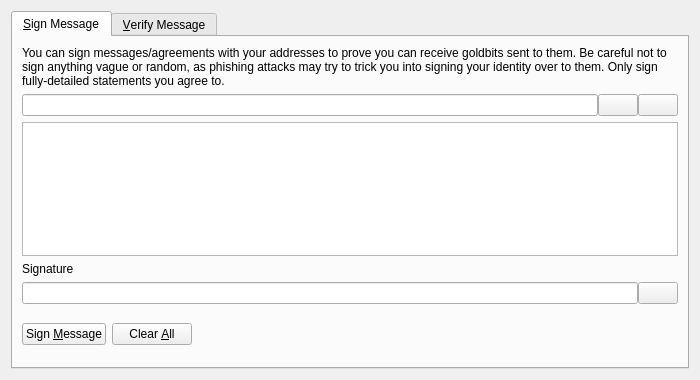
<?xml version="1.0" encoding="UTF-8"?>
<ui version="4.0">
 <class>SignVerifyMessageDialog</class>
 <widget class="QDialog" name="SignVerifyMessageDialog">
  <property name="geometry">
   <rect>
    <x>0</x>
    <y>0</y>
    <width>700</width>
    <height>380</height>
   </rect>
  </property>
  <property name="windowTitle">
   <string>Signatures - Sign / Verify a Message</string>
  </property>
  <property name="modal">
   <bool>true</bool>
  </property>
  <layout class="QVBoxLayout" name="verticalLayout">
   <item>
    <widget class="QTabWidget" name="tabWidget">
     <property name="currentIndex">
      <number>0</number>
     </property>
     <widget class="QWidget" name="tabSignMessage">
      <attribute name="title">
       <string>&amp;Sign Message</string>
      </attribute>
      <layout class="QVBoxLayout" name="verticalLayout_SM">
       <item>
        <widget class="QLabel" name="infoLabel_SM">
         <property name="text">
          <string>You can sign messages/agreements with your addresses to prove you can receive goldbits sent to them. Be careful not to sign anything vague or random, as phishing attacks may try to trick you into signing your identity over to them. Only sign fully-detailed statements you agree to.</string>
         </property>
         <property name="textFormat">
          <enum>Qt::PlainText</enum>
         </property>
         <property name="wordWrap">
          <bool>true</bool>
         </property>
        </widget>
       </item>
       <item>
        <layout class="QHBoxLayout" name="horizontalLayout_1_SM">
         <property name="spacing">
          <number>0</number>
         </property>
         <item>
          <widget class="QValidatedLineEdit" name="addressIn_SM">
           <property name="toolTip">
            <string>The Goldbit address to sign the message with</string>
           </property>
          </widget>
         </item>
         <item>
          <widget class="QPushButton" name="addressBookButton_SM">
           <property name="toolTip">
            <string>Choose previously used address</string>
           </property>
           <property name="text">
            <string/>
           </property>
           <property name="icon">
            <iconset resource="../goldbit.qrc">
             <normaloff>:/icons/address-book</normaloff>:/icons/address-book</iconset>
           </property>
           <property name="shortcut">
            <string>Alt+A</string>
           </property>
           <property name="autoDefault">
            <bool>false</bool>
           </property>
          </widget>
         </item>
         <item>
          <widget class="QPushButton" name="pasteButton_SM">
           <property name="toolTip">
            <string>Paste address from clipboard</string>
           </property>
           <property name="text">
            <string/>
           </property>
           <property name="icon">
            <iconset resource="../goldbit.qrc">
             <normaloff>:/icons/editpaste</normaloff>:/icons/editpaste</iconset>
           </property>
           <property name="shortcut">
            <string>Alt+P</string>
           </property>
           <property name="autoDefault">
            <bool>false</bool>
           </property>
          </widget>
         </item>
        </layout>
       </item>
       <item>
        <widget class="QPlainTextEdit" name="messageIn_SM">
         <property name="toolTip">
          <string>Enter the message you want to sign here</string>
         </property>
        </widget>
       </item>
       <item>
        <widget class="QLabel" name="signatureLabel_SM">
         <property name="text">
          <string>Signature</string>
         </property>
         <property name="textFormat">
          <enum>Qt::PlainText</enum>
         </property>
        </widget>
       </item>
       <item>
        <layout class="QHBoxLayout" name="horizontalLayout_2_SM">
         <property name="spacing">
          <number>0</number>
         </property>
         <item>
          <widget class="QLineEdit" name="signatureOut_SM">
           <property name="font">
            <font>
             <italic>true</italic>
            </font>
           </property>
           <property name="readOnly">
            <bool>true</bool>
           </property>
          </widget>
         </item>
         <item>
          <widget class="QPushButton" name="copySignatureButton_SM">
           <property name="toolTip">
            <string>Copy the current signature to the system clipboard</string>
           </property>
           <property name="text">
            <string/>
           </property>
           <property name="icon">
            <iconset resource="../goldbit.qrc">
             <normaloff>:/icons/editcopy</normaloff>:/icons/editcopy</iconset>
           </property>
           <property name="autoDefault">
            <bool>false</bool>
           </property>
          </widget>
         </item>
        </layout>
       </item>
       <item>
        <layout class="QHBoxLayout" name="horizontalLayout_3_SM">
         <item>
          <widget class="QPushButton" name="signMessageButton_SM">
           <property name="toolTip">
            <string>Sign the message to prove you own this Goldbit address</string>
           </property>
           <property name="text">
            <string>Sign &amp;Message</string>
           </property>
           <property name="icon">
            <iconset resource="../goldbit.qrc">
             <normaloff>:/icons/edit</normaloff>:/icons/edit</iconset>
           </property>
           <property name="autoDefault">
            <bool>false</bool>
           </property>
          </widget>
         </item>
         <item>
          <widget class="QPushButton" name="clearButton_SM">
           <property name="toolTip">
            <string>Reset all sign message fields</string>
           </property>
           <property name="text">
            <string>Clear &amp;All</string>
           </property>
           <property name="icon">
            <iconset resource="../goldbit.qrc">
             <normaloff>:/icons/remove</normaloff>:/icons/remove</iconset>
           </property>
           <property name="autoDefault">
            <bool>false</bool>
           </property>
          </widget>
         </item>
         <item>
          <spacer name="horizontalSpacer_1_SM">
           <property name="orientation">
            <enum>Qt::Horizontal</enum>
           </property>
           <property name="sizeHint" stdset="0">
            <size>
             <width>40</width>
             <height>48</height>
            </size>
           </property>
          </spacer>
         </item>
         <item>
          <widget class="QLabel" name="statusLabel_SM">
           <property name="font">
            <font>
             <weight>75</weight>
             <bold>true</bold>
            </font>
           </property>
           <property name="text">
            <string/>
           </property>
           <property name="wordWrap">
            <bool>true</bool>
           </property>
          </widget>
         </item>
         <item>
          <spacer name="horizontalSpacer_2_SM">
           <property name="orientation">
            <enum>Qt::Horizontal</enum>
           </property>
           <property name="sizeHint" stdset="0">
            <size>
             <width>40</width>
             <height>48</height>
            </size>
           </property>
          </spacer>
         </item>
        </layout>
       </item>
      </layout>
     </widget>
     <widget class="QWidget" name="tabVerifyMessage">
      <attribute name="title">
       <string>&amp;Verify Message</string>
      </attribute>
      <layout class="QVBoxLayout" name="verticalLayout_VM">
       <item>
        <widget class="QLabel" name="infoLabel_VM">
         <property name="text">
          <string>Enter the receiver's address, message (ensure you copy line breaks, spaces, tabs, etc. exactly) and signature below to verify the message. Be careful not to read more into the signature than what is in the signed message itself, to avoid being tricked by a man-in-the-middle attack. Note that this only proves the signing party receives with the address, it cannot prove sendership of any transaction!</string>
         </property>
         <property name="textFormat">
          <enum>Qt::PlainText</enum>
         </property>
         <property name="alignment">
          <set>Qt::AlignLeading|Qt::AlignLeft|Qt::AlignTop</set>
         </property>
         <property name="wordWrap">
          <bool>true</bool>
         </property>
        </widget>
       </item>
       <item>
        <layout class="QHBoxLayout" name="horizontalLayout_1_VM">
         <property name="spacing">
          <number>0</number>
         </property>
         <item>
          <widget class="QValidatedLineEdit" name="addressIn_VM">
           <property name="toolTip">
            <string>The Goldbit address the message was signed with</string>
           </property>
          </widget>
         </item>
         <item>
          <widget class="QPushButton" name="addressBookButton_VM">
           <property name="toolTip">
            <string>Choose previously used address</string>
           </property>
           <property name="text">
            <string/>
           </property>
           <property name="icon">
            <iconset resource="../goldbit.qrc">
             <normaloff>:/icons/address-book</normaloff>:/icons/address-book</iconset>
           </property>
           <property name="shortcut">
            <string>Alt+A</string>
           </property>
           <property name="autoDefault">
            <bool>false</bool>
           </property>
          </widget>
         </item>
        </layout>
       </item>
       <item>
        <widget class="QPlainTextEdit" name="messageIn_VM"/>
       </item>
       <item>
        <widget class="QValidatedLineEdit" name="signatureIn_VM"/>
       </item>
       <item>
        <layout class="QHBoxLayout" name="horizontalLayout_2_VM">
         <item>
          <widget class="QPushButton" name="verifyMessageButton_VM">
           <property name="toolTip">
            <string>Verify the message to ensure it was signed with the specified Goldbit address</string>
           </property>
           <property name="text">
            <string>Verify &amp;Message</string>
           </property>
           <property name="icon">
            <iconset resource="../goldbit.qrc">
             <normaloff>:/icons/transaction_0</normaloff>:/icons/transaction_0</iconset>
           </property>
           <property name="autoDefault">
            <bool>false</bool>
           </property>
          </widget>
         </item>
         <item>
          <widget class="QPushButton" name="clearButton_VM">
           <property name="toolTip">
            <string>Reset all verify message fields</string>
           </property>
           <property name="text">
            <string>Clear &amp;All</string>
           </property>
           <property name="icon">
            <iconset resource="../goldbit.qrc">
             <normaloff>:/icons/remove</normaloff>:/icons/remove</iconset>
           </property>
           <property name="autoDefault">
            <bool>false</bool>
           </property>
          </widget>
         </item>
         <item>
          <spacer name="horizontalSpacer_1_VM">
           <property name="orientation">
            <enum>Qt::Horizontal</enum>
           </property>
           <property name="sizeHint" stdset="0">
            <size>
             <width>40</width>
             <height>48</height>
            </size>
           </property>
          </spacer>
         </item>
         <item>
          <widget class="QLabel" name="statusLabel_VM">
           <property name="font">
            <font>
             <weight>75</weight>
             <bold>true</bold>
            </font>
           </property>
           <property name="text">
            <string/>
           </property>
           <property name="wordWrap">
            <bool>true</bool>
           </property>
          </widget>
         </item>
         <item>
          <spacer name="horizontalSpacer_2_VM">
           <property name="orientation">
            <enum>Qt::Horizontal</enum>
           </property>
           <property name="sizeHint" stdset="0">
            <size>
             <width>40</width>
             <height>48</height>
            </size>
           </property>
          </spacer>
         </item>
        </layout>
       </item>
      </layout>
     </widget>
    </widget>
   </item>
  </layout>
 </widget>
 <customwidgets>
  <customwidget>
   <class>QValidatedLineEdit</class>
   <extends>QLineEdit</extends>
   <header>qvalidatedlineedit.h</header>
  </customwidget>
 </customwidgets>
 <resources>
  <include location="../goldbit.qrc"/>
 </resources>
 <connections/>
</ui>
